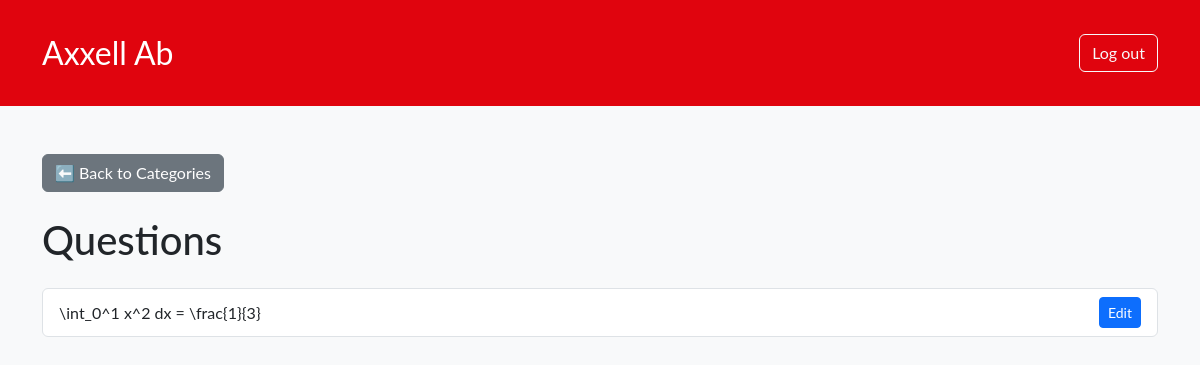
Before: /assignments.php?course_id=1&category_id=10 (signed in) with the older database file.
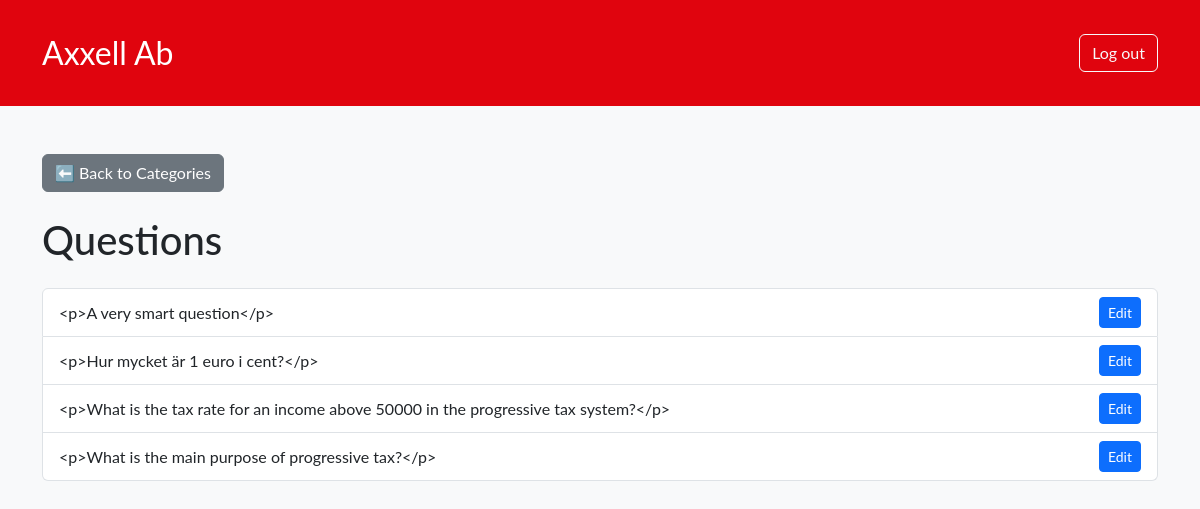
After: the same page with the newer database file.
### tables this page shows
CREATE TABLE `questions` (
  `qu_id` int(11) NOT NULL,
  `ca_id` int(11) NOT NULL,
  `qt_id` int(11) NOT NULL,
  `text` text NOT NULL,
  `answer` varchar(255) NOT NULL,
  `image_url` varchar(255) DEFAULT NULL,
  `total_points` int(11) DEFAULT 0,
  `created_at` datetime DEFAULT current_timestamp(),
  `is_active` tinyint(1) DEFAULT 1,
  `teacher_fk` int(11) DEFAULT NULL,
  `co_id` int(11) DEFAULT NULL
);

### assignments.php (the view, shortened to what this page needs)
<?php
require_once "include/header.php";
$courseId = isset($_GET['course_id']) ? (int)$_GET['course_id'] : null;
$categoryId = isset($_GET['category_id']) ? (int)$_GET['category_id'] : null;
?>
<!DOCTYPE html>
<html lang="en">
<head>
</head>
<body class="bg-light">
<div class="container py-5">
    <?php
    if (!$courseId && !$categoryId):
        $courses = $pdo->query("SELECT * FROM matteprovgenerator.courses")->fetchAll(PDO::FETCH_ASSOC);
    ?>
        <h1 class="mb-4">Select a Course</h1>
        <div class="row">
            <?php foreach ($courses as $course): ?>
                <div class="col-md-4 mb-4">
                    <div class="card h-100 shadow-sm" onclick="location.href='?course_id=<?= $course['co_id'] ?>'" style="cursor:pointer;">
                        <div class="card-body">
                            <h5 class="card-title"><?= htmlspecialchars($course['co_name']) ?></h5>
                            <p class="card-text"><?= htmlspecialchars($course['description']) ?></p>
                        </div>
                    </div>
                </div>
            <?php endforeach; ?>
        </div>
    <?php
    elseif ($courseId && $categoryId):
        $stmt = $pdo->prepare("SELECT * FROM matteprovgenerator.questions WHERE ca_id = ?");
        $stmt->execute([$categoryId]);
        $questions = $stmt->fetchAll(PDO::FETCH_ASSOC);
    ?>
        <a href="assignments.php?course_id=<?= $courseId ?>" class="btn btn-secondary mb-4">⬅️ Back to Categories</a>
        <h1 class="mb-4">Questions</h1>
        <ul class="list-group">
            <?php foreach ($questions as $question): ?>
                <li class="list-group-item d-flex justify-content-between align-items-center">
                    <?= htmlspecialchars($question['text']) ?>
                    <a href="edit-question.php?id=<?= $question['qu_id'] ?>" class="btn btn-primary btn-sm">Edit</a>
                </li>
            <?php endforeach; ?>
        </ul>
    <?php endif; ?>
</div>
</body>
</html>

Changed rows visible on the page:
changed questions: text "\\int_0^1 x^2 dx = \\frac{1}{3}" → "<p>A very smart question</p>"
added questions: text "<p>Hur mycket är 1 euro i cent?</p>"
added questions: text "<p>What is the tax rate for an income above 50000 in the progressive tax system?</p>"
added questions: text "<p>What is the main purpose of progressive tax?</p>"
